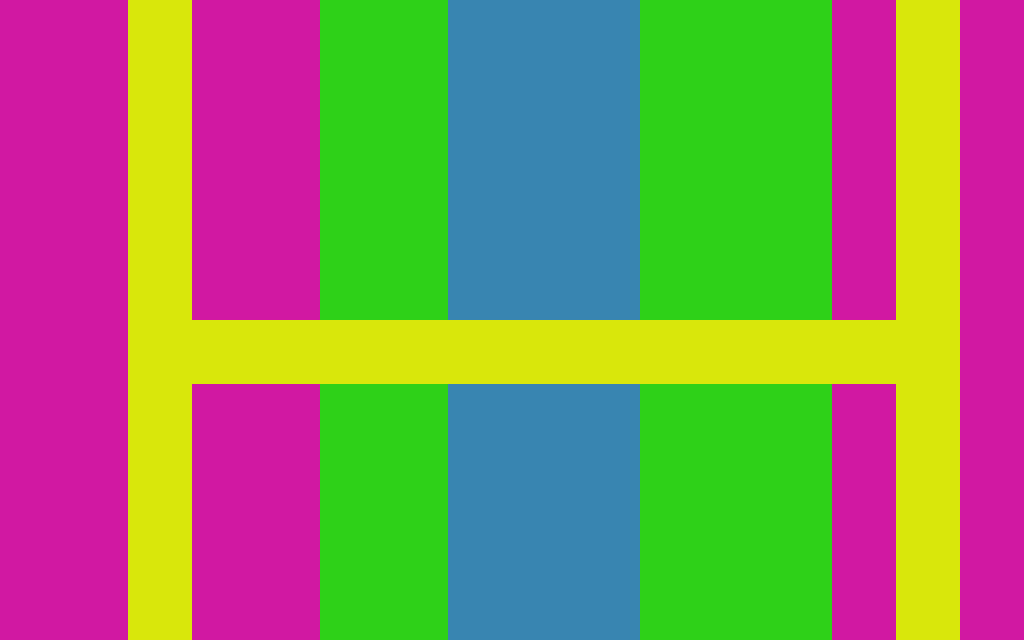

This game map was drawn from its Tiled (.tmx) file and the tilesets committed beside it. A one-line description and the trimmed map source follow:
An orthogonal 16x10 tile map with 64x64 px tiles, 4 tile layers (Tile Layer 1, Tile Layer 2, Tile Layer 3, Tile Layer 4).

<map version="1.0" orientation="orthogonal" renderorder="right-down" width="16" height="10" tilewidth="64" tileheight="64">
 <properties>
  <property name="maxMoves" value="3" />
 </properties>
 <tileset firstgid="1" name="tiles" tilewidth="64" tileheight="64">
  <image source="tiles.jpg" width="640" height="128" />
 </tileset>
 <layer name="Tile Layer 1" width="16" height="10">
  <data>[160 cells, 57 non-empty, 1 distinct tile ids]</data>
 </layer>
 <layer name="Tile Layer 2" width="16" height="10">
  <data>[160 cells, 45 non-empty, 1 distinct tile ids]</data>
 </layer>
 <layer name="Tile Layer 3" width="16" height="10">
  <data>[160 cells, 27 non-empty, 1 distinct tile ids]</data>
 </layer>
 <layer name="Tile Layer 4" width="16" height="10">
  <data>[160 cells, 31 non-empty, 1 distinct tile ids]</data>
 </layer>
</map>